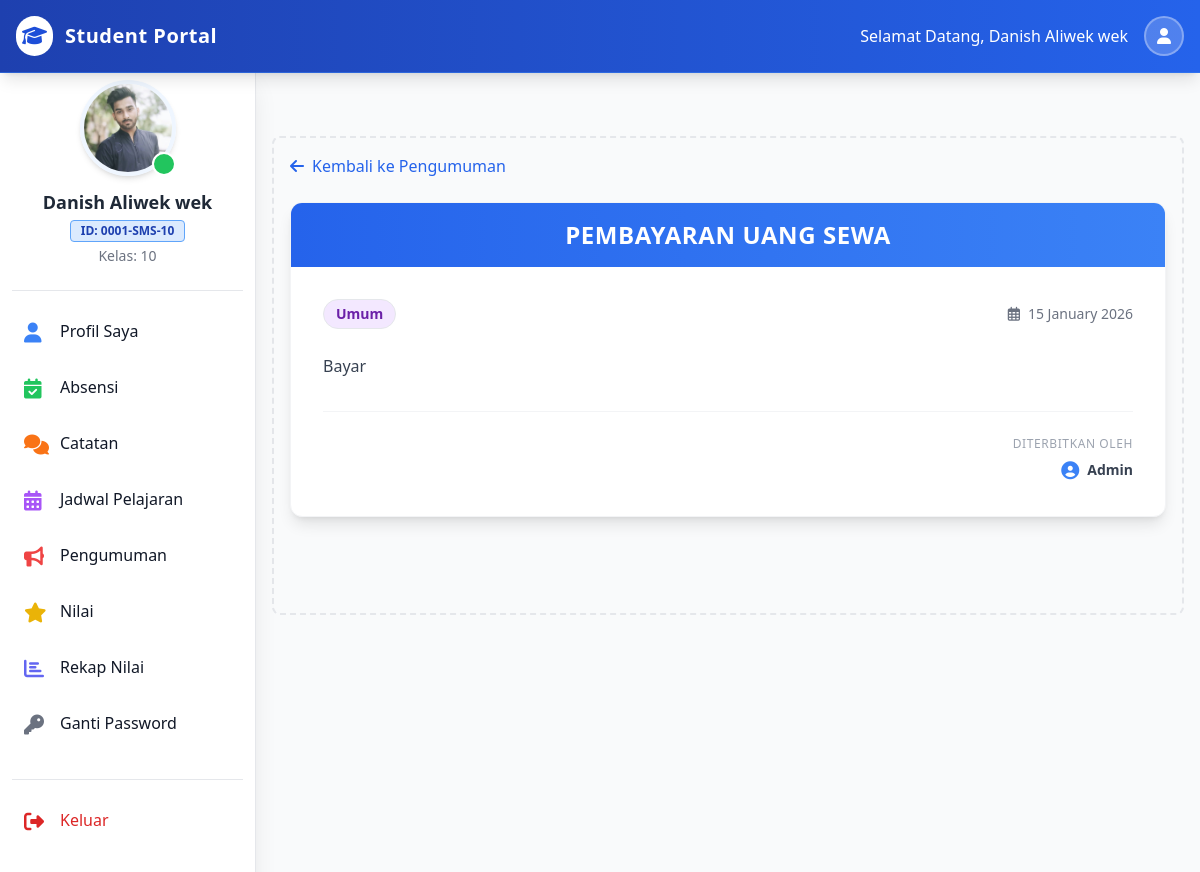
Screenshot of /siswa/index.php?lihat_pengumuman&id=52 (signed in) with the database file from the repository.
### tables this page shows
CREATE TABLE `kelas` (
  `id_kelas` int NOT NULL,
  `nama_kelas` varchar(50) NOT NULL,
  `nama_mapel` varchar(300) NOT NULL,
  `nama_seksi` varchar(50) NOT NULL,
  `k_id_guru` int NOT NULL,
  `created_at` datetime NOT NULL DEFAULT CURRENT_TIMESTAMP
);

CREATE TABLE `pengumuman` (
  `id_pengumuman` int NOT NULL,
  `judul_pengumuman` varchar(50) NOT NULL,
  `ket_pengumuman` varchar(300) NOT NULL,
  `p_id_kelas` int DEFAULT NULL,
  `p_id_kirim` int NOT NULL,
  `pengirim` varchar(50) NOT NULL,
  `tanggal_pengumuman` datetime NOT NULL DEFAULT CURRENT_TIMESTAMP
);

### siswa/lihat_pengumuman.php (the view, shortened to what this page needs)
<div class="p-4 sm:ml-64">
    <div class="p-4 border-2 border-gray-200 border-dashed rounded-lg mt-14">
        <div class="mb-6">
             <a href="index.php?pengumuman" class="inline-flex items-center text-blue-600 hover:text-blue-800 transition-colors">
                <i class="fas fa-arrow-left mr-2"></i> Kembali ke Pengumuman
             </a>
        </div>
        <?php
        $id_pengumuman = isset($_GET['id']) ? $_GET['id'] : (isset($_GET['view_notice_id']) ? $_GET['view_notice_id'] : 0);
        $id_pengumuman = $conn->real_escape_string($id_pengumuman);
        $notice_sql = "SELECT * FROM `pengumuman` WHERE `id_pengumuman` = '$id_pengumuman'";
        $notice_result = $conn->query($notice_sql);
        if ($notice_result && $notice_result->num_rows > 0) {
            $notice = $notice_result->fetch_assoc();
            $is_global = is_null($notice['p_id_kelas']);
            $badge_class = $is_global ? 'bg-purple-100 text-purple-800' : 'bg-blue-100 text-blue-800';
            $badge_text = $is_global ? 'Umum' : 'Kelas Pembelajaran';
        ?>
        <div class="bg-white rounded-xl shadow-lg overflow-hidden border border-gray-100">
            <div class="bg-gradient-to-r from-blue-600 to-blue-500 px-6 py-4">
                 <h2 class="text-2xl font-bold text-white text-center uppercase tracking-wide"><?= htmlspecialchars($notice['judul_pengumuman']) ?></h2>
            </div>
            <div class="p-8">
                <div class="flex flex-wrap justify-between items-center mb-6">
                     <span class="<?= $badge_class ?> text-sm font-semibold px-3 py-1 rounded-full border border-opacity-20">
                        <?= $badge_text ?>
                     </span>
                     <div class="flex items-center text-gray-500 text-sm mt-2 sm:mt-0">
                        <i class="far fa-calendar-alt mr-2"></i>
                        <?= date('d F Y', strtotime($notice['tanggal_pengumuman'])) ?>
                     </div>
                </div>
                <div class="prose max-w-none text-gray-700 leading-relaxed mb-8">
                    <?= nl2br($notice['ket_pengumuman'])  ?>
                </div>
                <div class="border-t border-gray-100 pt-6 flex justify-end items-center">
                    <div class="text-right">
                        <p class="text-xs text-gray-400 uppercase tracking-wider mb-1">Diterbitkan Oleh</p>
                        <p class="text-sm font-bold text-gray-700 flex items-center justify-end">
                            <i class="fas fa-user-circle mr-2 text-blue-500 text-lg"></i>
                            <?= htmlspecialchars($notice['pengirim']) ?>
                        </p>
                    </div>
                </div>
            </div>
        </div>
        <?php } ?>
        <div class="h-20"></div>
    </div>
</div>

### siswa/partials/student_sidebar.php
<?php
    require_once('../partials/_connection.php');
    $student_pic = $_SESSION['student_pic'];
    $student_name = $_SESSION['student_name'];
    $student_rollno = $_SESSION['student_rollno'];
    $student_class_id = $_SESSION['student_class'];
    $fetch_class_sql = "SELECT nama_kelas FROM kelas WHERE id_kelas = '$student_class_id' ";
    $class_result = $conn->query($fetch_class_sql);
    $fetch_class_row = $class_result->fetch_assoc();
    $student_class = $fetch_class_row['nama_kelas'];
?>
<aside class="fixed left-0 top-16 w-64 h-full bg-white shadow-xl overflow-y-auto border-r border-gray-200 z-10 transition-transform -translate-x-full sm:translate-x-0" id="logo-sidebar">
    <div class="h-full px-3 py-4 overflow-y-auto bg-white">
        <div class="flex flex-col items-center pb-6 border-b border-gray-200 mb-4">
            <div class="relative">
                <img class="w-24 h-24 rounded-full object-cover border-4 border-blue-50 shadow-md" src="../admin/admin_images/registration/<?= $student_pic ?>" alt="Profile" onerror="this.src='https://ui-avatars.com/api/?name=<?= urlencode($student_name) ?>&background=random'">
                <div class="absolute bottom-0 right-0 w-6 h-6 bg-green-500 border-2 border-white rounded-full"></div>
            </div>
            <h5 class="mt-3 text-lg font-bold text-gray-800 text-center"><?= htmlspecialchars($student_name) ?></h5>
            <div class="flex flex-col items-center text-sm text-gray-500 mt-1">
                <span class="bg-blue-100 text-blue-800 text-xs font-semibold px-2.5 py-0.5 rounded border border-blue-400">ID: <?= htmlspecialchars($student_rollno) ?></span>
                <span class="mt-1">Kelas: <?= htmlspecialchars($student_class) ?></span>
            </div>
        </div>
        <ul class="space-y-2 font-medium">
            <li>
                <a href="index.php?profil" class="flex items-center p-3 text-gray-900 rounded-lg hover:bg-blue-50 group transition duration-200">
                    <i class="fas fa-user w-6 h-6 text-xl text-blue-500 group-hover:text-blue-700"></i>
                    <span class="ml-3 group-hover:translate-x-1 transition-transform">Profil Saya</span>
                </a>
            </li>
            <li>
                <a href="index.php?absensi" class="flex items-center p-3 text-gray-900 rounded-lg hover:bg-blue-50 group transition duration-200">
                     <i class="fas fa-calendar-check w-6 h-6 text-xl text-green-500 group-hover:text-green-700"></i>
                    <span class="ml-3 group-hover:translate-x-1 transition-transform">Absensi</span>
                </a>
            </li>
            <li>
                <a href="index.php?catatan" class="flex items-center p-3 text-gray-900 rounded-lg hover:bg-blue-50 group transition duration-200">
                    <i class="fas fa-comments w-6 h-6 text-xl text-orange-500 group-hover:text-orange-700"></i>
                    <span class="ml-3 group-hover:translate-x-1 transition-transform">Catatan</span>
                </a>
            </li>
            <li>
                <a href="index.php?jadwal" class="flex items-center p-3 text-gray-900 rounded-lg hover:bg-blue-50 group transition duration-200">
                    <i class="fas fa-calendar-alt w-6 h-6 text-xl text-purple-500 group-hover:text-purple-700"></i>
                    <span class="ml-3 group-hover:translate-x-1 transition-transform">Jadwal Pelajaran</span>
                </a>
            </li>
            <li>
                <a href="index.php?pengumuman" class="flex items-center p-3 text-gray-900 rounded-lg hover:bg-blue-50 group transition duration-200">
                    <i class="fas fa-bullhorn w-6 h-6 text-xl text-red-500 group-hover:text-red-700"></i>
                    <span class="ml-3 group-hover:translate-x-1 transition-transform">Pengumuman</span>
                </a>
            </li>
            <li>
                <a href="index.php?nilai" class="flex items-center p-3 text-gray-900 rounded-lg hover:bg-blue-50 group transition duration-200">
                    <i class="fas fa-star w-6 h-6 text-xl text-yellow-500 group-hover:text-yellow-700"></i>
                    <span class="ml-3 group-hover:translate-x-1 transition-transform">Nilai</span>
                </a>
            </li>
            <li>
                <a href="index.php?rekap_nilai" class="flex items-center p-3 text-gray-900 rounded-lg hover:bg-blue-50 group transition duration-200">
                    <i class="fas fa-chart-bar w-6 h-6 text-xl text-indigo-500 group-hover:text-indigo-700"></i>
                    <span class="ml-3 group-hover:translate-x-1 transition-transform">Rekap Nilai</span>
                </a>
            </li>
            <li>
                <a href="index.php?ganti_password" class="flex items-center p-3 text-gray-900 rounded-lg hover:bg-blue-50 group transition duration-200">
                    <i class="fas fa-key w-6 h-6 text-xl text-gray-500 group-hover:text-gray-700"></i>
                    <span class="ml-3 group-hover:translate-x-1 transition-transform">Ganti Password</span>
                </a>
            </li>
        </ul>
        <div class="mt-8 border-t border-gray-200 pt-4">
            <ul class="space-y-2 font-medium">
                <li>
                     <a href="index.php?logout" class="flex items-center p-3 text-red-600 rounded-lg hover:bg-red-50 group transition duration-200">
                        <i class="fas fa-sign-out-alt w-6 h-6 text-xl"></i>
                        <span class="ml-3">Keluar</span>
                    </a>
                </li>
            </ul>
        </div>
    </div>
</aside>

### siswa/partials/student_head.php (style rules this page uses)
body { font-family: 'Inter', sans-serif; background-color: #f3f4f6; }

### rows the page displays
kelas: nama_kelas "10"
pengumuman: judul_pengumuman "PEMBAYARAN UANG SEWA", p_id_kelas "Umum", tanggal_pengumuman "15 January 2026", ket_pengumuman "Bayar", pengirim "Admin"

### other values shown
$student_name "Danish Aliwek wek"
$student_rollno "0001-SMS-10"
